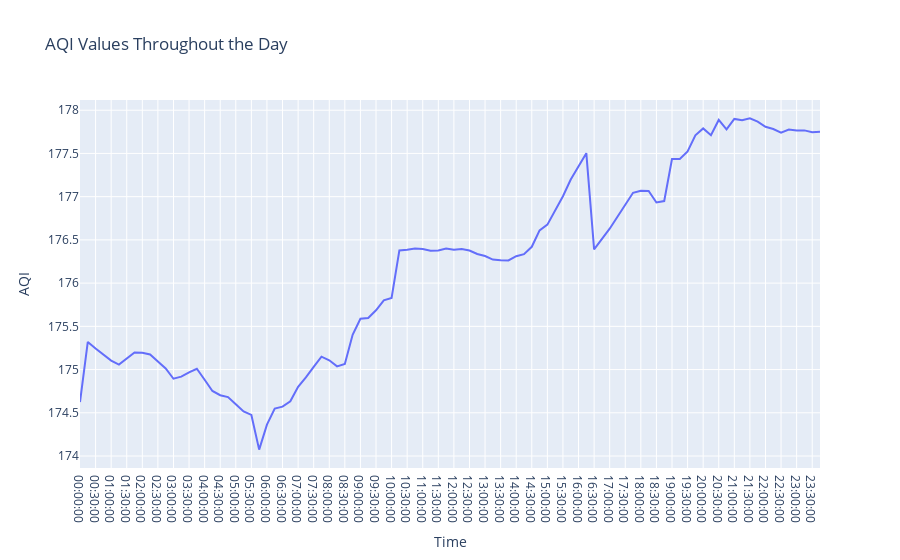

The code cell stored with this chart in its notebook:
### Markdown cell above
Yes we should exclude Sundays and gov. holidays like holi , republic day etc mentioned by coal india in this link
https://www.centralcoalfields.in/hindi/indsk/pdf/holidays_list_2023.pdf

### Code cell
dfa['From'] = pd.to_datetime(dfa['From'])

# list of holiday dates
holidays = ['2023-01-26', '2023-03-08', '2023-03-30', '2023-04-07', '2023-04-14', '2023-04-22', '2023-05-01']

# Filter out rows corresponding to Sundays and holidays
df_filtered = dfa[(dfa['From'].dt.dayofweek != 6) &  (~dfa['From'].dt.date.isin(holidays))]
# df_filtered.to_csv('data_with_holiday_removed.csv')

df_filtered['Time'] = df_filtered['From'].dt.time

# Group the AQI values by 'Time' column and calculate the average
df_daily_filtered = df_filtered.groupby('Time').mean()

# Create a line plot for the AQI values throughout the day
trace = go.Scatter(
    x=df_daily_filtered.index,
    y=df_daily_filtered["AQI_calculated"],
    mode="lines",
    name="AQI"
)

# Create the layout for the plot
layout = go.Layout(
    title="AQI Values Throughout the Day",
    xaxis=dict(title="Time"),
    yaxis=dict(title="AQI")
)

# Combine the trace and layout into a figure and display the plot
fig = go.Figure(data=[trace], layout=layout)
fig.show()

### Figure 1 — Plotly figure (JSON) as saved in the notebook; plotly's stock layout.template omitted (floating-point values rounded to 4 significant figures)
{"data": [{"mode": "lines", "name": "AQI", "type": "scatter", "x": ["00:00:00", "00:15:00", "00:30:00", "00:45:00", "01:00:00", "01:15:00", "01:30:00", "01:45:00", "02:00:00", "02:15:00", "02:30:00", "02:45:00", "03:00:00", "03:15:00", "03:30:00", "03:45:00", "04:00:00", "04:15:00", "04:30:00", "04:45:00", "05:00:00", "05:15:00", "05:30:00", "05:45:00", "06:00:00", "06:15:00", "06:30:00", "06:45:00", "07:00:00", "07:15:00", "07:30:00", "07:45:00", "08:00:00", "08:15:00", "08:30:00", "08:45:00", "09:00:00", "09:15:00", "09:30:00", "09:45:00", "10:00:00", "10:15:00", "10:30:00", "10:45:00", "11:00:00", "11:15:00", "11:30:00", "11:45:00", "12:00:00", "12:15:00", "12:30:00", "12:45:00", "13:00:00", "13:15:00", "13:30:00", "13:45:00", "14:00:00", "14:15:00", "14:30:00", "14:45:00", "15:00:00", "15:15:00", "15:30:00", "15:45:00", "16:00:00", "16:15:00", "16:30:00", "16:45:00", "17:00:00", "17:15:00", "17:30:00", "17:45:00", "18:00:00", "18:15:00", "18:30:00", "18:45:00", "19:00:00", "19:15:00", "19:30:00", "19:45:00", "20:00:00", "20:15:00", "20:30:00", "20:45:00", "21:00:00", "21:15:00", "21:30:00", "21:45:00", "22:00:00", "22:15:00", "22:30:00", "22:45:00", "23:00:00", "23:15:00", "23:30:00", "23:45:00"], "y": [174.6, 175.3, 175.2, 175.2, 175.1, 175.1, 175.1, 175.2, 175.2, 175.2, 175.1, 175.0, 174.9, 174.9, 175.0, 175.0, 174.9, 174.8, 174.7, 174.7, 174.6, 174.5, 174.5, 174.1, 174.4, 174.5, 174.6, 174.6, 174.8, 174.9, 175.0, 175.1, 175.1, 175.0, 175.1, 175.4, 175.6, 175.6, 175.7, 175.8, 175.8, 176.4, 176.4, 176.4, 176.4, 176.4, 176.4, 176.4, 176.4, 176.4, 176.4, 176.3, 176.3, 176.3, 176.3, 176.3, 176.3, 176.3, 176.4, 176.6, 176.7, 176.8, 177.0, 177.2, 177.3, 177.5, 176.4, 176.5, 176.6, 176.8, 176.9, 177.0, 177.1, 177.1, 176.9, 176.9, 177.4, 177.4, 177.5, 177.7, 177.8, 177.7, 177.9, 177.8, 177.9, 177.9, 177.9, 177.9, 177.8, 177.8, 177.7, 177.8, 177.8, 177.8, 177.7, 177.8]}], "layout": {"title": {"text": "AQI Values Throughout the Day"}, "xaxis": {"title": {"text": "Time"}}, "yaxis": {"title": {"text": "AQI"}}}}
